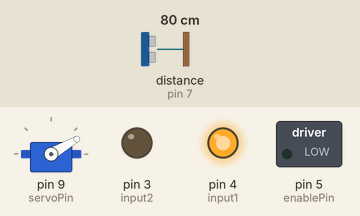
Recording of a sketch running on a simulated Arduino Uno, built with avr-gcc and run on an emulated ATmega328P. On the bench: servo, switched loads named in the sketch (green lamp = pin HIGH), output pins drawn as LEDs (lit = HIGH). Wiring (inferred from the names in the program): ultrasonic range finder: trigger pin 7; echo pin 7. The test bench sets the inputs (shaded band); at power-on: distance to the obstacle (sensor on pin 7) 80 cm. The echo pulse lasts 58.3 µs per cm; what the sketch prints to the serial monitor is not drawn.

Above: at 0.1 s.
At 1.1 s:
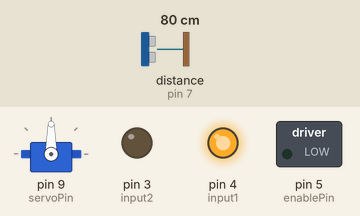
At 1.6 s:
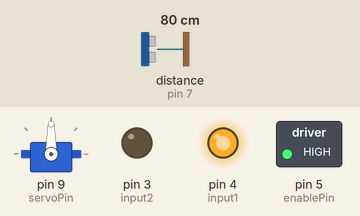
Timing chart, 0 to 3.1 s (numbered marks = the images above):
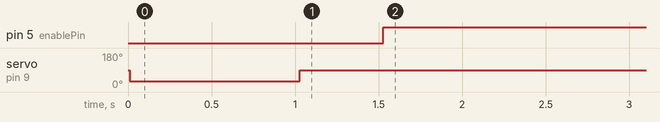

The sketch:

automatic_object_sorting_system1.ino
```cpp
#include <Servo.h>
Servo myservo;
int sensorPin = 7;
int servoPin = 9;

int enablePin = 5;
int input1 = 4;
int input2 = 3;


bool objectCounted = false;

int shortCount = 0;
int mediumCount = 0;
int longCount = 0;

void setup() {


   pinMode(enablePin, OUTPUT);
  pinMode(input1, OUTPUT);
  pinMode(input2, OUTPUT);

  digitalWrite(enablePin, HIGH);
  digitalWrite(input1, HIGH);
  digitalWrite(input2, LOW);

  Serial.begin(9600);
  pinMode(sensorPin, OUTPUT);
  myservo.attach(servoPin);

  startMotor();
}

void loop() {


  pinMode(sensorPin, OUTPUT);
  digitalWrite(sensorPin, LOW);
  delayMicroseconds(2);
  digitalWrite(sensorPin, HIGH);
  delayMicroseconds(10);
  digitalWrite(sensorPin, LOW);


  pinMode(sensorPin, INPUT);
  long duration = pulseIn(sensorPin, HIGH, 30000);


  if (duration > 0) {

    float distance = duration * 0.0343 / 2.0;

    float reference_distance = 100.0;
    float height = reference_distance - distance;

    if(distance >= reference_distance - 1.0){
      objectCounted = false;
    }

    if(height <= 20 && height > 0 &&!objectCounted){

      Serial.print("Distance: ");
	Serial.print(distance);
	Serial.println(" cm");

    Serial.print("height");
    Serial.print(height);
    Serial.print(" cm");

    Serial.println("----------------");

      stopMotor();
      Serial.println("Category: SHORT");
      myservo.write(30);

      shortCount++;
      Serial.print("Short count: ");
      Serial.println(shortCount);

      objectCounted = true;

       delay(1000);
      myservo.write(90);
      delay(500);
      startMotor();
    }

    if(height > 20 && height <= 50 &&!objectCounted){

      Serial.print("Distance: ");
	Serial.print(distance);
	Serial.println(" cm");

    Serial.print("height");
    Serial.print(height);
    Serial.print(" cm");

    Serial.println("----------------");

      stopMotor();
      Serial.println("Category: MEDIUM");
      myservo.write(90);

      mediumCount++;
      Serial.print("Medium count: ");
      Serial.println(mediumCount);

      objectCounted = true;


       delay(1000);

      delay(500);
      startMotor();
    }

    if(height > 50 &&!objectCounted){

      Serial.print("Distance: ");
	Serial.print(distance);
	Serial.println(" cm");

    Serial.print("height");
    Serial.print(height);
    Serial.print(" cm");

    Serial.println("----------------");

      stopMotor();
      Serial.println("Category: LONG");
      myservo.write(150);

      longCount++;
      Serial.print("Long count: ");
      Serial.println(longCount);

      objectCounted = true;
      delay(1000);
      myservo.write(90);
      delay(500);
      startMotor();
    }

  } else {
    Serial.println("No echo detected");
  }

  delay(300);
}

void startMotor(){
  digitalWrite(input1, HIGH);
  digitalWrite(input2, LOW);
  digitalWrite(enablePin, HIGH);
}

void stopMotor(){
  digitalWrite(enablePin, LOW);
}
```

Measured:
- by itself, pin 5 (enablePin): LOW → HIGH at 1.5 s
- by itself, servo on pin 9 (servoPin): 90° → 30° at 0.01 s, → 90° 1.0 s later
